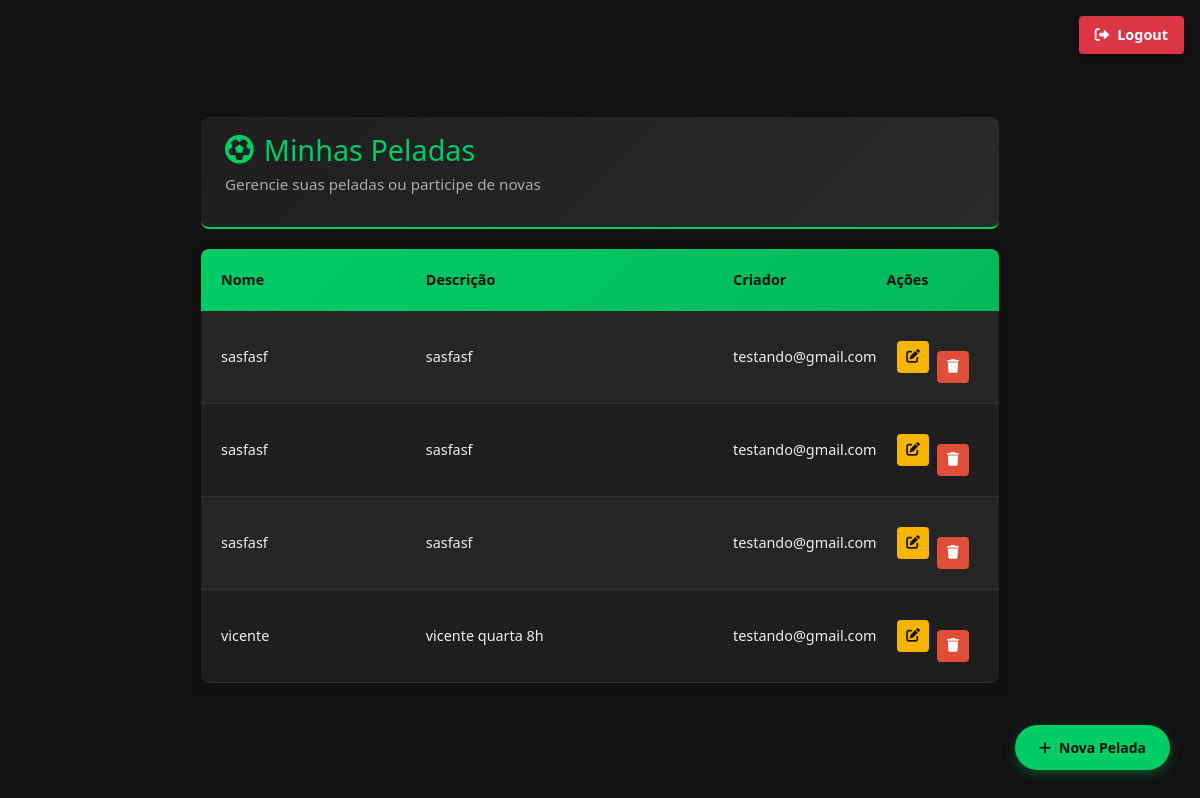
Before: /gerencia/ (signed in) with the older database file.
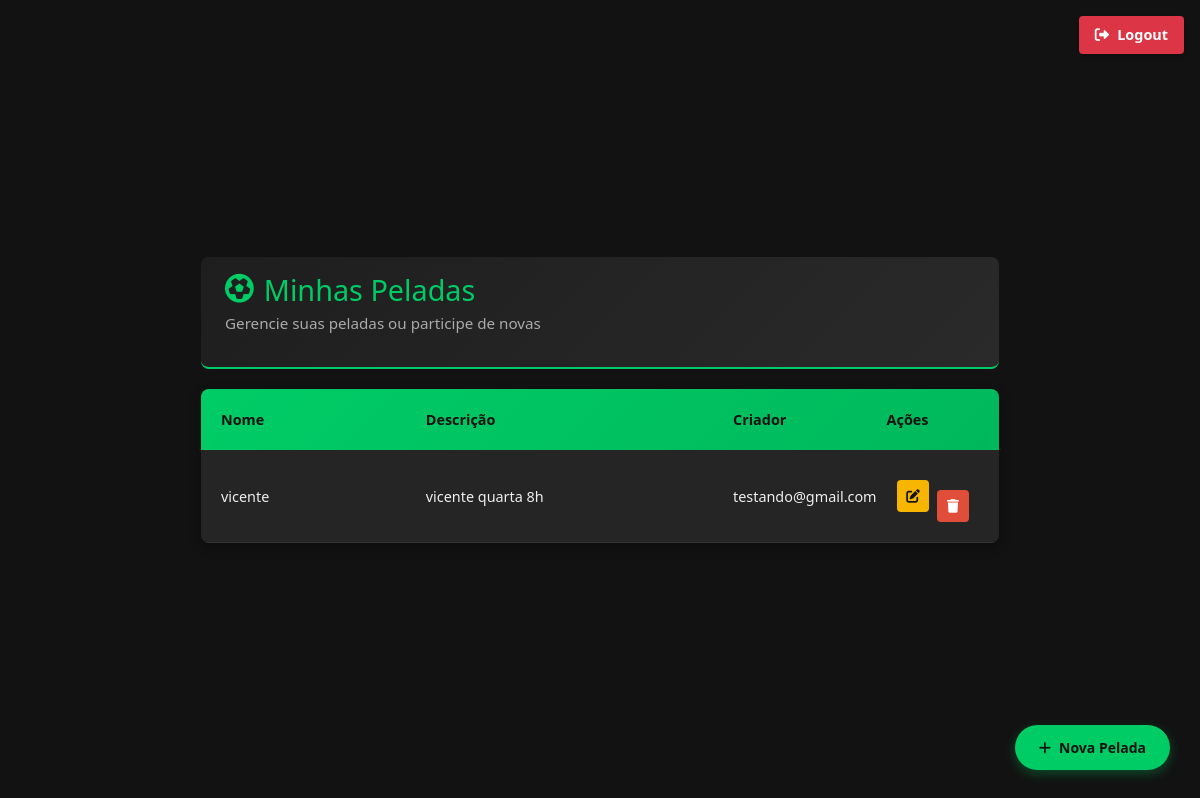
After: the same page with the newer database file.
### pelada/models.py (models this page shows)
class Pelada(models.Model):
    nome = models.CharField(max_length=100)
    criador = models.ForeignKey(User, on_delete=models.CASCADE, related_name='peladas_criadas')
    descricao = models.CharField(max_length=500, blank=True, null=True)
    created_at = models.DateTimeField(auto_now_add=True)

### pelada/views.py (the view)
# urls.py: path('', views.gerenciador, name='gerenciador'),
@login_required
def gerenciador(request):
    pelada_usecase = pelada_factory()
    peladas = pelada_usecase.listar_peladas(request.user.id)
    return render(request, 'pelada/gerenciador.html', {'peladas': peladas})

### pelada/repository/pelada_repository.py (called while the page is built)
    def get_all_peladas(request, user_id) -> List[Pelada]:
        return list(Pelada.objects.filter(criador_id=user_id))

### pelada/service/pelada_service.py (called while the page is built)
    def listar_peladas(self, user_id: int) -> List[Pelada]:
        response = self.pelada_repository.get_all_peladas(user_id)
        return response

### pelada/views.py (called while the page is built)
def pelada_factory():
    pelada_repo = PeladaRepository()
    pelada_service = PeladaService(pelada_repo)
    return pelada_service

### pelada/templates/pelada/gerenciador.html (shortened to what this page needs)
{% extends 'base.html' %}
{% load static %}
{% block content %}
<div class="peladas-container">
    <div class="header-section">
        <h1 class="header-title">
            <i class="fas fa-futbol"></i>
            Minhas Peladas
        </h1>
        <p class="header-subtitle">Gerencie suas peladas ou participe de novas</p>
    </div>
    <div class="sheet-container">
        <div class="sheet-header">
            <div class="sheet-cell">Nome</div>
            <div class="sheet-cell">Descrição</div>
            <div class="sheet-cell">Criador</div>
            <div class="sheet-cell">Ações</div>
        </div>
        {% if peladas %}
            {% for pelada in peladas %}
            <div class="sheet-row">
                <div class="sheet-cell" title="{{ pelada.nome }}">{{ pelada.nome }}</div>
                <div class="sheet-cell" title="{{ pelada.descricao|default:'Sem descrição' }}">
                    {{ pelada.descricao|default:"-"|truncatechars:40 }}
                </div>
                <div class="sheet-cell">{{ pelada.criador.username }}</div>
                <div class="sheet-cell">
                    <div class="sheet-actions">
                        <a href="{% url 'editar_pelada' pelada.id %}" class="sheet-btn edit-btn" title="Editar">
                            <i class="fas fa-edit"></i>
                        </a>
                        <form method="post" action="{% url 'excluir_pelada' pelada.id %}" style="display: inline;">
                            <button type="submit" class="sheet-btn delete-btn" title="Excluir" onclick="return confirm('Tem certeza que deseja excluir esta pelada?')">
                                <i class="fas fa-trash"></i>
                            </button>
                        </form>
                    </div>
                </div>
            </div>
            {% endfor %}
        {% else %}
            <div class="empty-message">
                <i class="fas fa-futbol" style="font-size: 2rem; margin-bottom: 15px;"></i>
                <p>Você ainda não participa ou criou nenhuma pelada.</p>
            </div>
        {% endif %}
    </div>
    <a href="{% url 'cadastra_pelada' %}" class="floating-btn">
        <i class="fas fa-plus"></i> Nova Pelada
    </a>
</div>
{% endblock %}

Changed rows visible on the page:
removed Pelada: nome "sasfasf", descricao "sasfasf", criador.username "testando@gmail.com"
removed Pelada: nome "sasfasf", descricao "sasfasf", criador.username "testando@gmail.com"
removed Pelada: nome "sasfasf", descricao "sasfasf", criador.username "testando@gmail.com"
